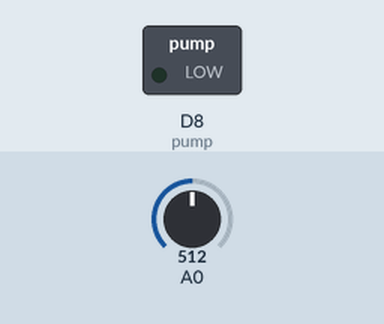
A sketch run on a simulated ESP8266 (NodeMCU). Parts: switched loads named in the sketch (green lamp = pin HIGH). The test bench sets the inputs (shaded band); at power-on: A0 = 512. WiFi joins after 1.5 s; servers stay silent unless stated; what the sketch prints to the serial monitor is not drawn.

Above: at 2.8 s.
2.9 s: A0 set to 521
5.4 s: A0 set to 546
At 6.8 s:
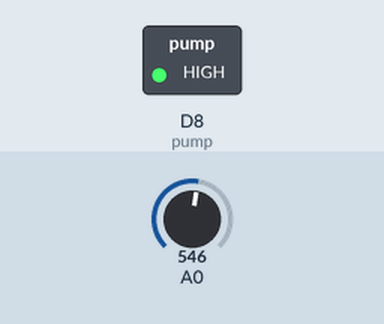
9.8 s: A0 set to 511
At 10.9 s:
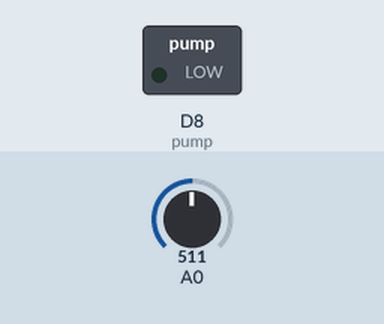
Timing chart, 0 to 12.8 s (numbered marks = the images above; inputs shaded):
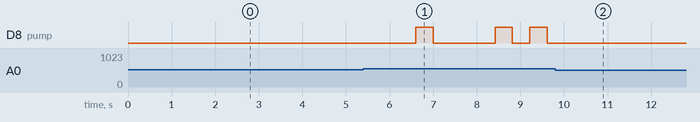

The sketch:

main.ino
```cpp
#include <ESP8266WiFi.h>

// replace ### with your own info

const char* ssid = "###";
const char* password = "###";

const char* apiKey = "###";
const char* eventName = "button_status";
const char* host = "maker.ifttt.com";
const int port = 80;

const int dry = 733;
const int wet = 317;
const int pump = D8;
bool x = false;
char* buttonState = "Pressed";

void setup()
{
  Serial.begin(115200);
  pinMode(pump, OUTPUT);
  WiFi.begin(ssid, password);
  Serial.print("Connecting to network");
  int counter = 0;
  while (WiFi.status() != WL_CONNECTED)
  {
    delay(200);
    if (++counter > 100)
      ESP.restart();
    Serial.print( "." );
  }
  Serial.println("\nWiFi connected");
  Serial.println("All configured. Now waiting...");
}
void loop()
{
  WiFiClient client;

  int sensorVal = analogRead(A0);
  int Humi = map(sensorVal, wet, dry, 100, 0);
  digitalWrite(pump, LOW);

  if (!client.connect(host, port))
  {
    Serial.println("connection failed");
    delay(5000);
    return;
  }

  if (Humi < 50)
  {
    Serial.print("Pumping");
    digitalWrite(pump, HIGH);
    delay(400);
    digitalWrite(pump, LOW);
    delay(200);
    Serial.print(Humi);
    Serial.println("%");
    if (x == false) {
      String url = "/trigger/";
      url += eventName;
      url += "/with/key/";
      url += apiKey;

      Serial.println("Sending trigger to server");
      Serial.println(url);

      Serial.print(String("POST ") + url + " HTTP/1.1\r\n" +
                   "Host: " + host + "\r\n" +
                   "Content-Type: application/x-www-form-urlencoded\r\n" +
                   "Content-Length: 15\r\n\r\n" +
                   "value1=" + buttonState + "\r\n");
      delay(1000);
    }
    x = true;
  } else {
    x = false;
    Serial.print(Humi);
    Serial.println("%");
    delay(1000);
  }
}
```

Measured:
- the behaviour switches between 527 and 528 on A0 (found by bisection; images 0 and 1)
- after the input at 2.9 s, every drawn part: stays the same
- after the input at 5.4 s, D8 (pump): goes HIGH 0.40 s, LOW 1.4 s, HIGH 0.40 s, LOW 0.40 s, HIGH 0.40 s, then LOW, starting after 1.2 s
- after the input at 9.8 s, D8 (pump): stops changing and stays LOW
